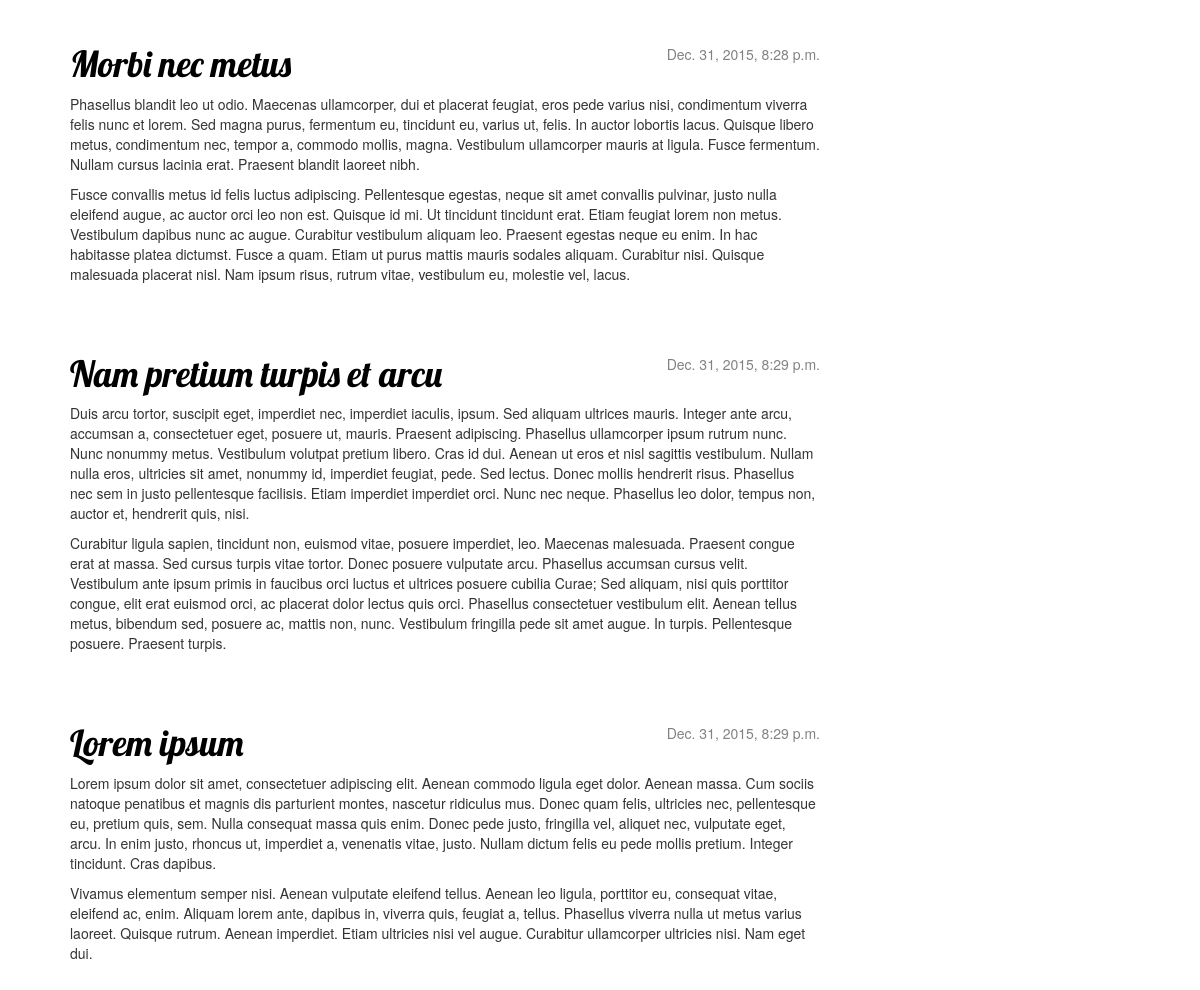
Before: / (lower part) with the older database file.
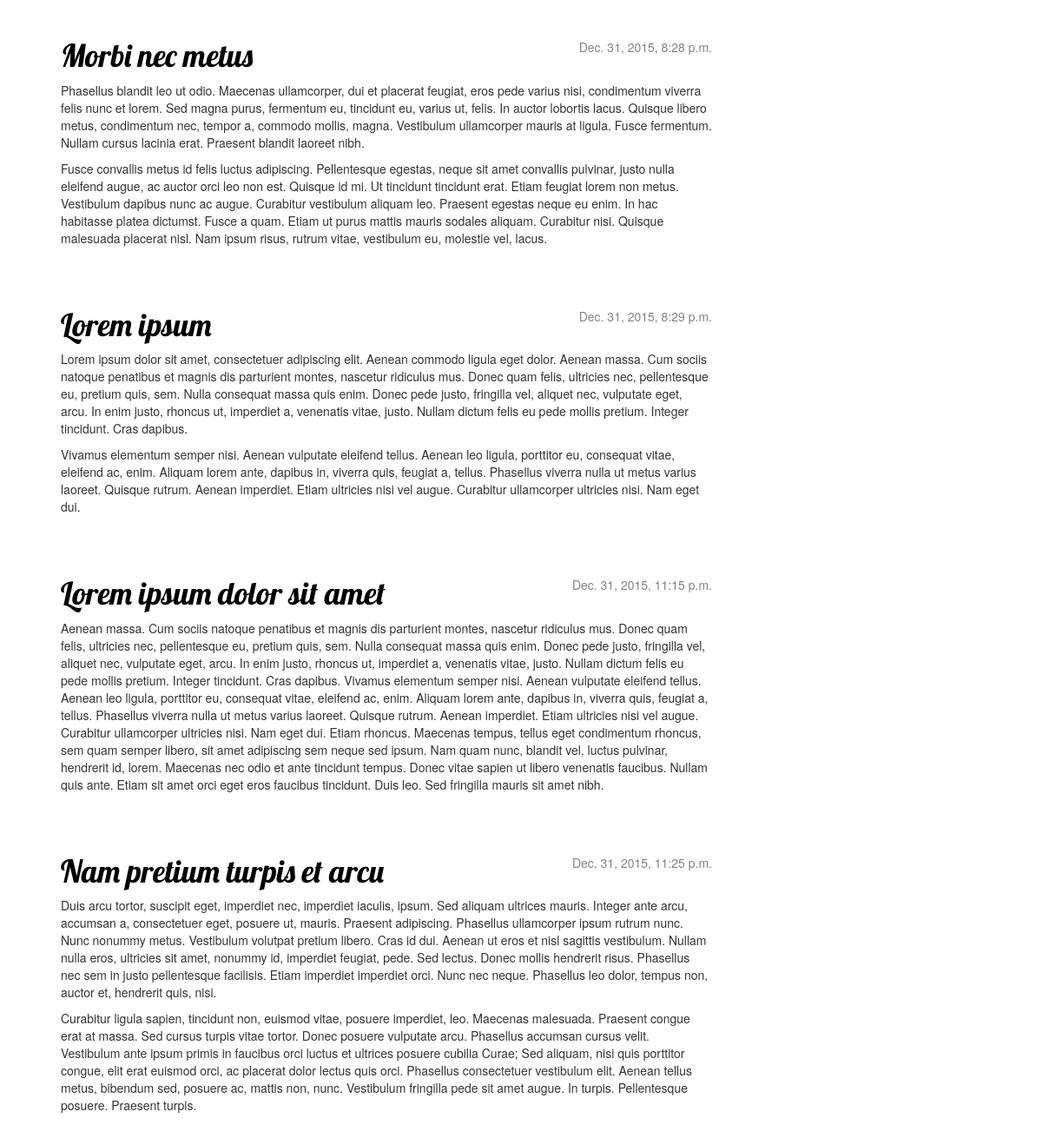
After: the same page with the newer database file.
### hacky_blog/apps/blog/models.py (models this page shows, shortened)
class Post(models.Model):
    author = models.ForeignKey('auth.User') # one author, multiple posts
    title = models.CharField(max_length=200)
    text = models.TextField()
    created_date = models.DateTimeField(default=timezone.now)
    published_date = models.DateTimeField(blank=True, null=True)

### hacky_blog/apps/blog/views.py (the view)
# urls.py: url(r'^$', views.post_list, name="post_list"),
def post_list(request):
    posts = Post.objects.filter(published_date__lte=timezone.now()).order_by('published_date')
    return render(request, 'blog/post_list.html', { 'posts' : posts })

### hacky_blog/templates/blog/post_list.html
{% extends "blog/base.html" %}
{% block content %}
    {% for post in posts %}
        <div class="post">
            <div class="date">
                    {{ post.published_date }}
            </div>
            <h1><a href="{% url 'post_detail' pk=post.pk %}">{{ post.title }}</a></h1>
            <p> {{ post.text|linebreaks }} </p>
        </div>
    {% endfor %}
{% endblock content %}

Changed rows visible on the page:
shown differently, row unchanged: Post "Lorem ipsum": moves up the list
added Post: published_date "Dec. 31, 2015, 11:15 p.m.", title "Lorem ipsum dolor sit amet", text "Aenean massa. Cum sociis natoque penatibus et magnis dis parturient montes, nascetur ridiculus mus. Donec quam felis, ultricies nec, pellentesque eu, pretium quis, sem. Nulla consequat massa quis enim. Donec pede justo, fringilla vel, aliquet nec, vulputate eget, arcu. In enim justo, rhoncus ut, imperdiet a, venenatis vitae, justo. Nullam dictum felis eu pede mollis pretium. Integer tincidunt. Cras dapibus. Vivamus elementum semper nisi. Aenean vulputate eleifend tellus. Aenean leo ligula, porttitor eu, consequat vitae, eleifend ac, enim. Aliquam lorem ante, dapibus in, viverra quis, feugiat a, tellus. Phasellus viverra nulla ut metus varius laoreet. Quisque rutrum. Aenean imperdiet. Etiam…"
changed Post "Nam pretium turpis et arcu": published_date "Dec. 31, 2015, 8:29 p.m." → "Dec. 31, 2015, 11:25 p.m."
